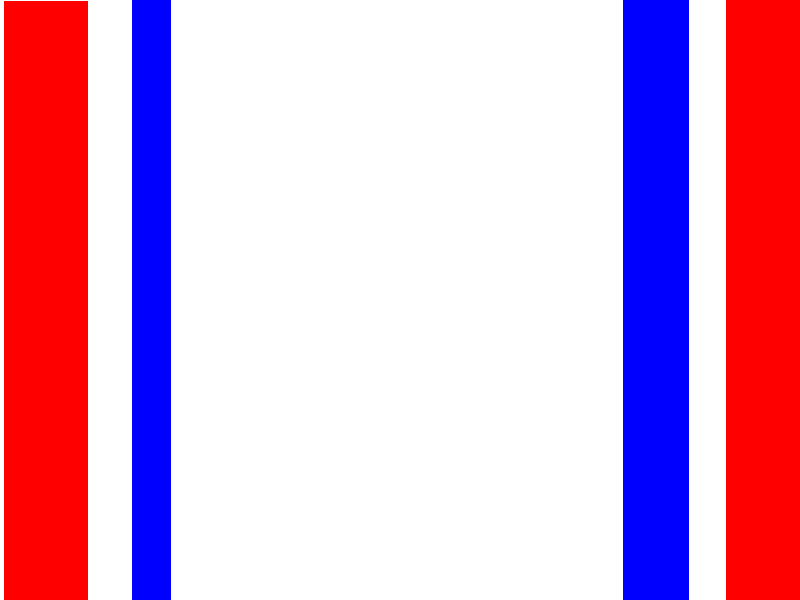
#> input picture vision/test_transect.png, 800 x 600 px
$ python find_pose.py
#> lines starting #> are read from the running program, lines starting #| are printed output that depends on the picture; after the words box and inside, x2 and y2 are one past the last pixel; in counts of white or black regions, pixels touching at a corner belong together; long printed decimals are rounded
import numpy as np
from numpy.linalg import norm
import cv2

def two_largest(contours):
    tl = contours[0:2]
    for cn in contours[2:]:
        if cn.contourArea > tl[0].contourArea:
            tl[0] = cn
        elif cn.contourArea > tl[1].contourArea:
            tl[1] = cn
    return tl

def angle_between(v1, v2):
    return np.arccos(np.clip(np.dot(v1, v2)/norm(v1)/norm(v2), -1, 1))

# Returns a vector normal to the line connecting the centroids of the two contours, pointing forward.
def normal_line(contours):
    m1 = cv2.moments(contours[0])
    m2 = cv2.moments(contours[1])
    c1 = np.array([m1['m10']/m1['m00'], m1['m01']/m1['m00']])
    c2 = np.array([m2['m10']/m2['m00'], m2['m01']/m2['m00']])
    # print(c1, c2)
    vec = c2 - c1
    # print(vec)
    return np.array([vec[1]/vec[0], -1])    # force vector to point forward (negative y)


def find_angle(frame):
    # hsv = cv2.cvtColor(frame, cv2.COLOR_BGR2HSV)
    blurred = cv2.GaussianBlur(frame, (5,5), 0)
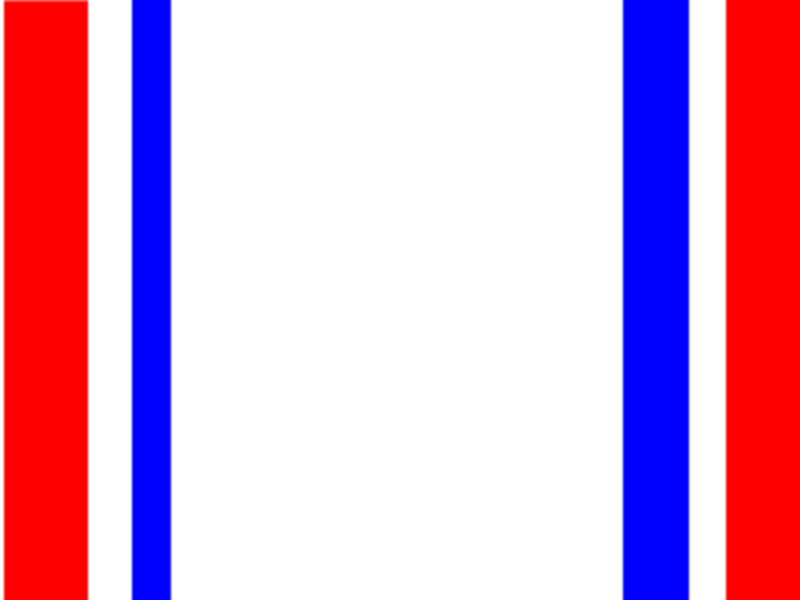
#> blurred: shape (600, 800, 3); mean B, G, R 204.7, 171.2, 221.5
#> frame is the input picture: shape (600, 800, 3); mean B, G, R 204.7, 171.2, 221.5

    # replace with Ryan's thing later
    lower_red = np.array([0, 0, 254])
    upper_red = np.array([80, 80, 255])
    lower_blue = np.array([254, 0, 0])
    upper_blue = np.array([255, 1, 1])
    # print(blurred)

    r_mask = cv2.inRange(blurred, lower_red, upper_red)
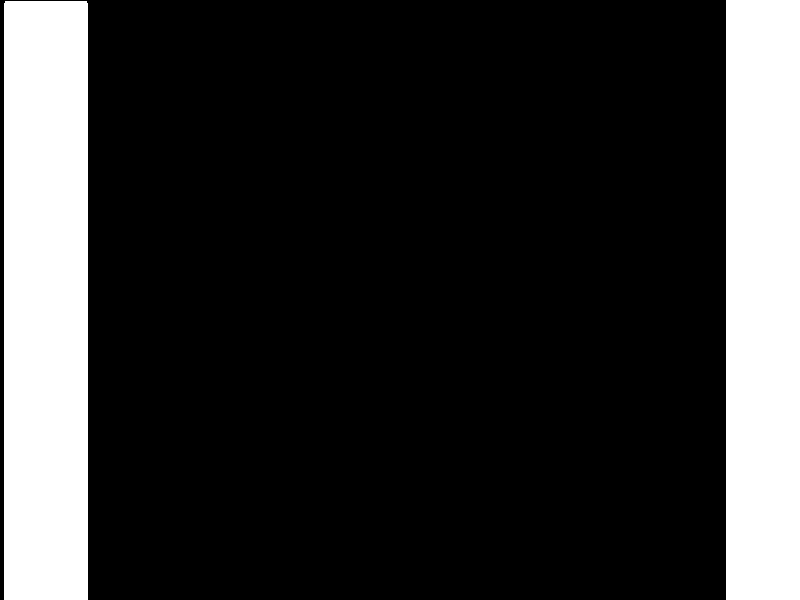
#> r_mask: shape (600, 800); 19.7% white; 2 white regions, box (x1, y1, x2, y2) and area: (4, 1, 88, 600) 50312, (726, 0, 800, 600) 44400
    b_mask = cv2.inRange(blurred, lower_blue, upper_blue)
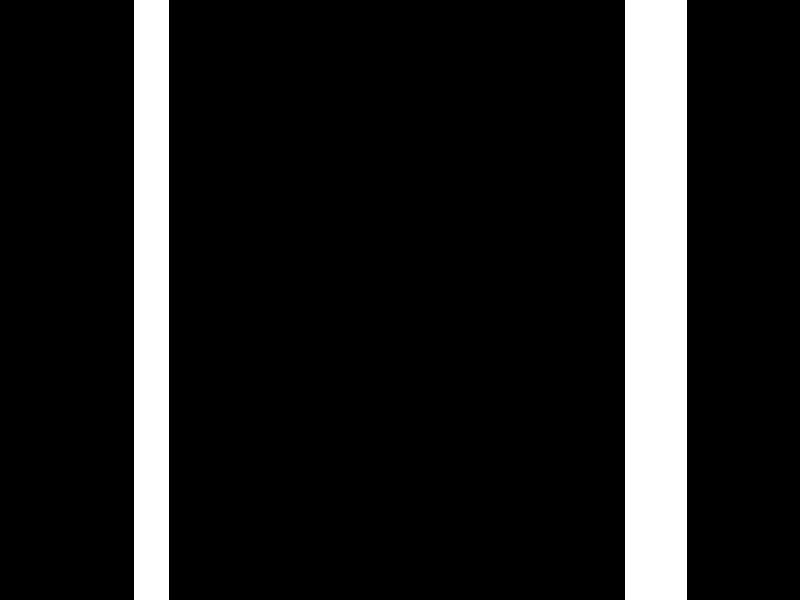
#> b_mask: shape (600, 800); 12.1% white; 2 white regions
    contours_r, _ = cv2.findContours(r_mask, cv2.RETR_TREE, cv2.CHAIN_APPROX_SIMPLE)
#> contours_r = 2 contours; box (x1, y1, x2, y2) and area: (4, 1, 88, 600) 49631, (726, 0, 800, 600) 43727
    contours_b, _ = cv2.findContours(b_mask, cv2.RETR_TREE, cv2.CHAIN_APPROX_SIMPLE)
#> contours_b = 2 contours; box (x1, y1, x2, y2) and area: (625, 0, 687, 600) 36539, (134, 0, 169, 600) 20366
    # print(contours_r)
    two_largest_r = two_largest(contours_r)
#> in two_largest, `tl = contours[0:2]`: tl has the same summary as contours_r in find_angle
#> two_largest_r has the same summary as contours_r
    two_largest_b = two_largest(contours_b)
#> in two_largest (call 2), `tl = contours[0:2]`: tl has the same summary as contours_b in find_angle
#> two_largest_b has the same summary as contours_b
    # print(two_largest_r)
    nl = normal_line(two_largest_r)
#> in normal_line, `m1 = cv2.moments(contours[0])`: m1 = moments, m00 49631, centre m10/m00, m01/m00 = (45.5, 300)
#> in normal_line, `m2 = cv2.moments(contours[1])`: m2 = moments, m00 43727, centre m10/m00, m01/m00 = (762.5, 299.5)
#> in normal_line, `c1 = np.array([m1['m10']/m1['m00'], m1['m01']/m1['m00']])`: c1 = [45.5, 300]
#> in normal_line, `c2 = np.array([m2['m10']/m2['m00'], m2['m01']/m2['m00']])`: c2 = [762.5, 299.5]
#> in normal_line, `vec = c2 - c1`: vec = [717, -0.518]
#> nl = [-0.000722, -1]
    print(nl)
#| [-7.22491448e-04 -1.00000000e+00]
    print("Angle from forward: {}".format(-angle_between(np.array([0,-1]), nl)))
#| Angle from forward: -0.0007225

    cv2.imshow('Red mask', r_mask)
    cv2.waitKey(0)

    # r_edged = cv2.Canny()
    # contours, _ = cv2.findContours

find_angle(cv2.imread('test_transect.png'))
